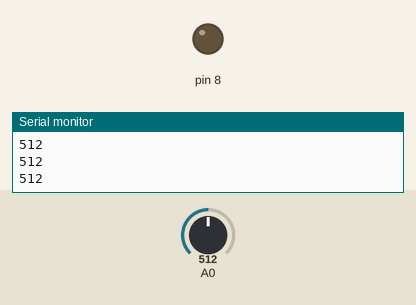
A sketch run on a simulated Arduino Uno, built with avr-gcc and run on an emulated ATmega328P. Parts: output pins drawn as LEDs (lit = HIGH), the last lines printed to the serial monitor. The test bench sets the inputs (shaded band); at power-on: A0 = 512.

Above: at 1.2 s.
1.3 s: A0 set to 485
At 1.7 s:
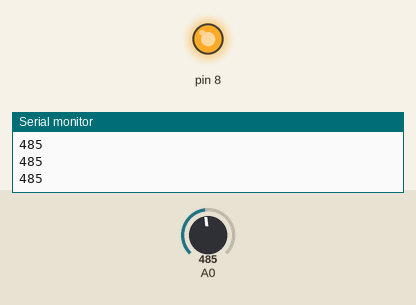
2.8 s: A0 set to 510
At 4.0 s:
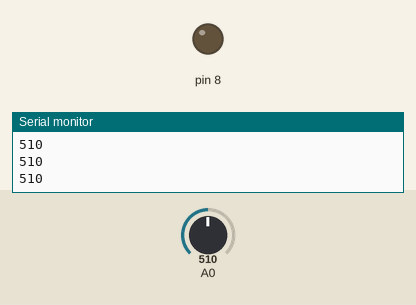
4.3 s: A0 set to 490
At 4.9 s:
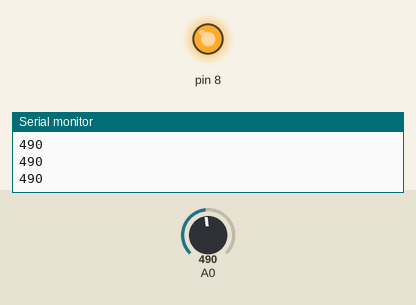
Timing chart, 0 to 7.3 s (numbered marks = the images above; inputs shaded):
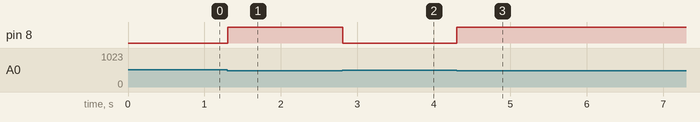

The sketch:

Code.ino
```cpp
int ldrsensor = 0;

void setup()
{
  pinMode(7, INPUT);
  Serial.begin(9600);
  pinMode(8, OUTPUT);
}

void loop()
{
  ldrsensor = analogRead(A0);
  Serial.println(ldrsensor);
  if (ldrsensor < 500) {
    digitalWrite(8, HIGH);
  } else {
    digitalWrite(8, LOW);
  }
  delay(10);
}
```

Measured:
- the behaviour switches between 500 and 499 on A0 (found by bisection; images 0 and 1)
- after the input at 1.3 s, pin 8: LOW → HIGH at once
- after the input at 2.8 s, pin 8: HIGH → LOW at once
- after the input at 4.3 s, pin 8: LOW → HIGH at once
